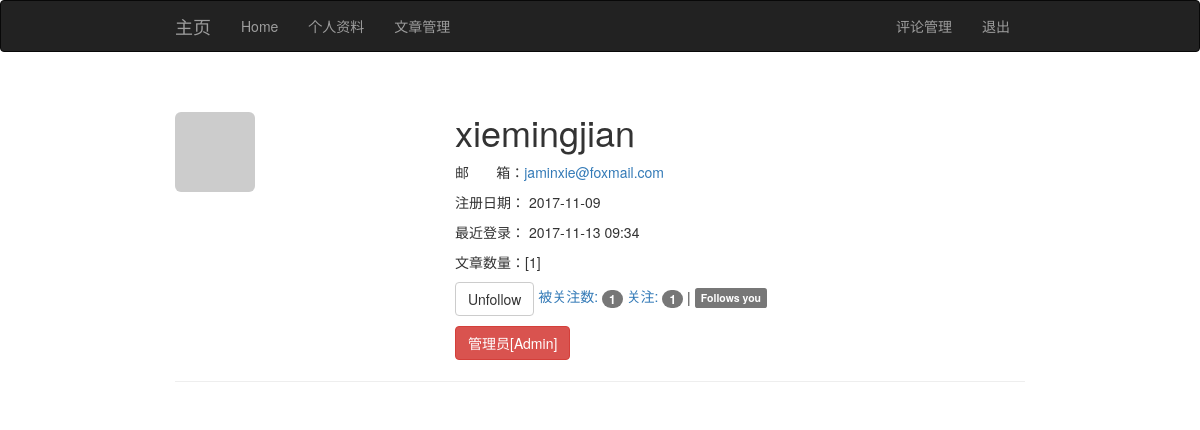
The page /user/xiemingjian (signed in) on the database its author committed.
### app/models.py (models this page shows, shortened)
class User(UserMixin,db.Model):
    __tablename__ = 'users'
    id = db.Column(db.Integer,primary_key=True)
    email = db.Column(db.String(64),unique=True,index=True)   #用户认证的时候新加的
    username = db.Column(db.String(64),unique=True,index = True)
    password_hash = db.Column(db.String(128))    #密码散列
    role_id = db.Column(db.Integer,db.ForeignKey('roles.id'))
    confirmed = db.Column(db.Boolean,default=False)
    name = db.Column(db.String(64))
    location = db.Column(db.String(64))
    about_me = db.Column(db.Text())
    member_since = db.Column(db.DateTime(),default=datetime.utcnow)
    last_seen = db.Column(db.DateTime(),default=datetime.utcnow)
    avatar_hash = db.Column(db.String(32))
    posts = db.relationship('Post', backref='author', lazy='dynamic')
    followed = db.relationship('Follow',foreign_keys = [Follow.follower_id],
                               backref = db.backref('follower', lazy = 'joined'),
                               lazy = 'dynamic', cascade = 'all,delete-orphan')
    followers= db.relationship('Follow',foreign_keys = [Follow.followed_id],
                               backref = db.backref('followed', lazy = 'joined'),
                               lazy = 'dynamic', cascade = 'all,delete-orphan')
    comments = db.relationship('Comment',backref = 'author', lazy='dynamic')
    @property
    def password(self):
        raise AttributeError('password is not a readable attribute')
    def can(self,permissions):
        return self.role is not None and (self.role.permissions & permissions) == permissions
    def is_administrator(self):
        return self.can(Permission.ADMINISTER)
    def ping(self):
        self.last_seen = datetime.utcnow()
        db.session.add(self)
    def gravatar(self, size=100, default='identicon', rating='g'):
        if request.is_secure:
            url = 'https://secure.gravatar.com/avatar'
        else:
            url = 'http://www.gravatar.com/avatar'
        hash = self.avatar_hash or hashlib.md5(self.email.encode('utf-8')).hexdigest()
        return '{url}/{hash}?s={size}&d={default}&r={rating}'.format(
            url = url, hash = hash, size = size ,default = default ,rating = rating
        )
    def is_following(self,user):
        return self.followed.filter_by(followed_id = user.id).first() is not None

### app/main/views.py (the view)
@main.route('/user/<username>')
def user(username):
    user = User.query.filter_by(username = username).first()
    if user is None:
        abort(404)
    posts = user.posts.order_by(Post.timestamp.desc()).all()
    return render_template('user.html',user = user,posts = posts)

### app/auth/views.py (called while the page is built)
@auth.before_app_request
def before_request():
    if current_user.is_authenticated:
        current_user.ping()
        if not current_user.confirmed \
                and request.endpoint \
                and request.endpoint[:5] != 'auth.' \
                and request.endpoint != 'static':
            return redirect(url_for('auth.unconfirmed'))

### app/main/__init__.py (called while the page is built)
@main.app_context_processor
def inject_permissions():
    return dict(Permission=Permission)

### app/models.py (called while the page is built)
@login_manager.user_loader
def load_user(user_id):
    return User.query.get(int(user_id))

### app/templates/user.html (shortened to what this page needs)
{% extends "base.html" %}
{% block page_content %}
<div class="page-header">
    <img class="img-rounded profile-thumbnail" src="{{ user.gravatar(size=256) }}">
    <div class="profile-header">
        <h1>{{ user.username }}</h1>
        {% if current_user.is_administrator() %}
        <p>邮&nbsp&nbsp&nbsp&nbsp&nbsp&nbsp&nbsp箱：<a href="mailto:{{ user.email }}">{{ user.email }}</a></p>
        {% endif %}
        <p> 注册日期： {{ moment(user.member_since).format('YYYY-MM-DD') }}</p>
        <p> 最近登录： {{ moment(user.last_seen).format('YYYY-MM-DD HH:mm') }}</p>
        <p> 文章数量：[{{ user.posts.count() }}]</p>
        <p>
            {% if current_user.can(Permission.FOLLOW) and user != current_user %}
                {% if not current_user.is_following(user) %}
                <a href="{{ url_for('.follow', username=user.username) }}" class="btn btn-primary">Follow</a>
                {% else %}
                <a href="{{ url_for('.unfollow', username=user.username) }}" class="btn btn-default">Unfollow</a>
                {% endif %}
            {% endif %}
            <a href="{{ url_for('.followers', username=user.username) }}">被关注数: <span class="badge">{{ user.followers.count() - 1 }}</span></a>
            <a href="{{ url_for('.followed_by', username=user.username) }}">关注: <span class="badge">{{ user.followed.count() - 1 }}</span></a>
            {% if current_user.is_authenticated and user != current_user and user.is_following(current_user) %}
            | <span class="label label-default">Follows you</span>
            {% endif %}
        </p>
        <p>
            {% if current_user.is_administrator() %}
            <a class="btn btn-danger" href="{{ url_for('.edit_profile_admin', id=user.id) }}">管理员[Admin]</a>
            {% endif %}
        </p>
    </div>
</div>
{% endblock %}

### app/static/styles.css (style rules this page uses)
.profile-thumbnail { position: absolute; }
.profile-header { min-height: 260px; margin-left: 280px; }

### rows shown on the page
User: username "xiemingjian", email "jaminxie@foxmail.com", member_since "2017-11-09", last_seen "2017-11-13 09:34"

### other values the page prints
{{ user.posts.count() }} "1"
{{ user.followers.count() - 1 }} "1"
{{ user.followed.count() - 1 }} "1"
